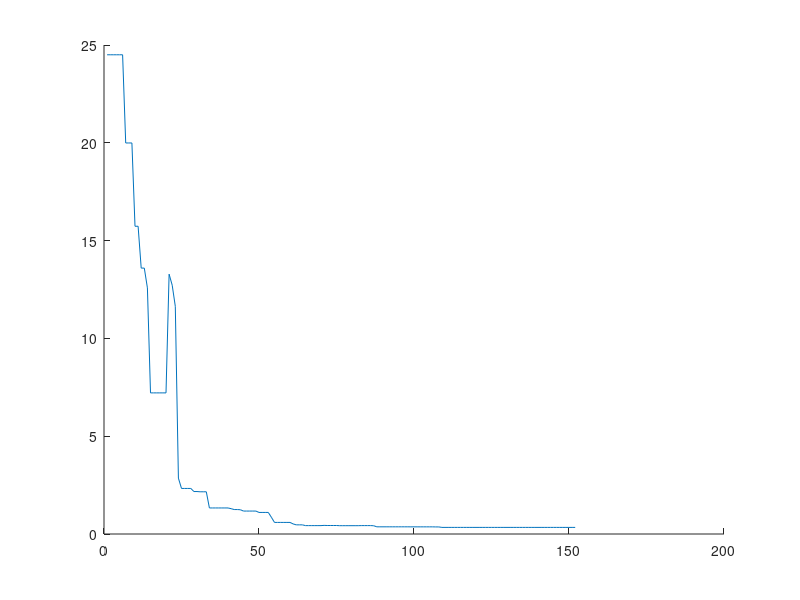

Here is the MATLAB script that generated this plot:
clc;
clear;
fileID = fopen('IterationBestResult.txt','r');
%fileID = fopen('ProgramBestResult.txt','r');
formatSpec = '%f';

y = fscanf(fileID,formatSpec);
for ii = 1:length(y)
  x(ii) = ii; 
endfor


hold on;
plot(x,y)

